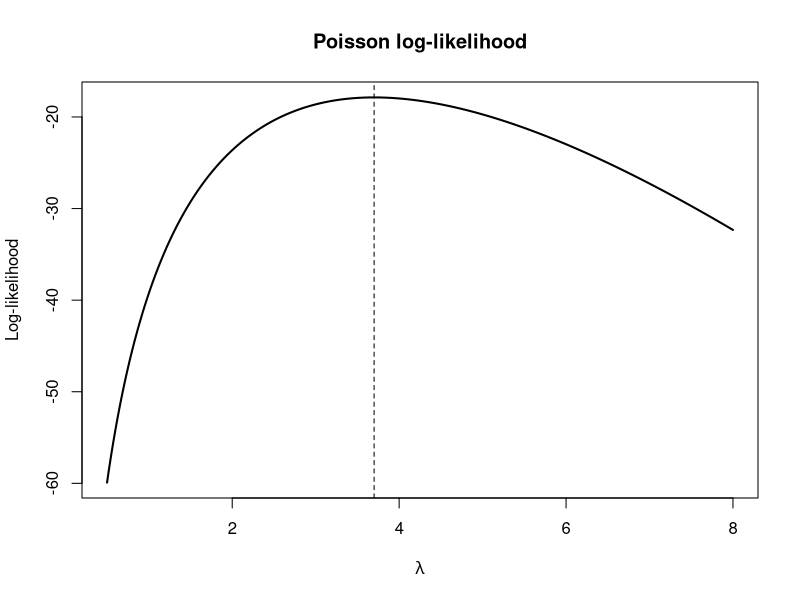
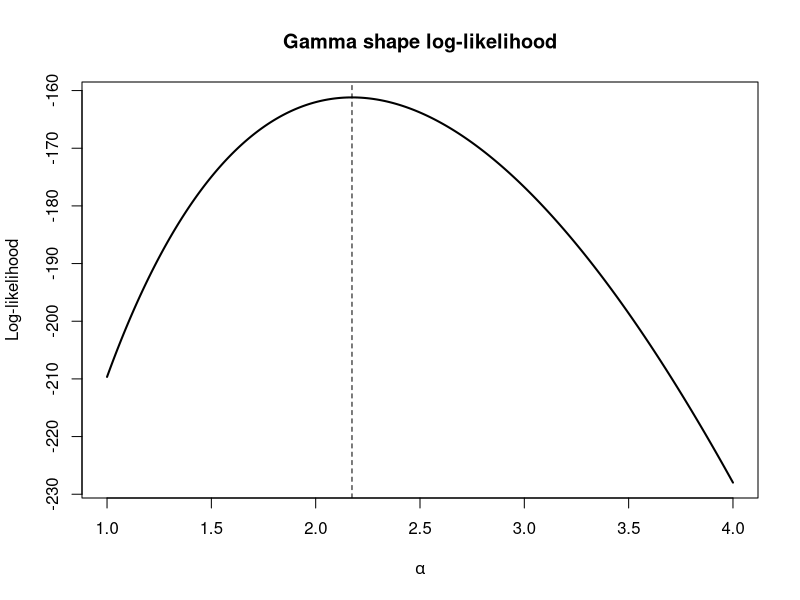

The R script that drew these images, in order:
## ---- chunk 1
knitr::opts_chunk$set(
  echo = TRUE,
  message = FALSE,
  warning = FALSE,
  comment = "",
  collapse = TRUE,
  fig.align = "center",
  fig.width = 6.5,
  fig.height = 4,
  fig.retina = 2
)
## ---- chunk 2
orders <- c(2, 3, 5, 4, 3, 6, 2, 4, 5, 3)
## ---- chunk 3
orders <- c(2, 3, 5, 4, 3, 6, 2, 4, 5, 3)
n <- length(orders)
lambda_hat <- mean(orders)

loglik <- function(lambda) {
  -n * lambda + sum(orders) * log(lambda) -
    sum(lgamma(orders + 1))
}

lambda <- seq(0.5, 8, by = 0.01)
plot(lambda, loglik(lambda), type = "l", lwd = 2,
     xlab = expression(lambda), ylab = "Log-likelihood",
     main = "Poisson log-likelihood")
abline(v = lambda_hat, lty = 2)
lambda_hat
## ---- chunk 4
repair_time <- c(4.148, 1.522, 2.977, 0.842, 2.06, 3.539, 0.143, 1.521,
  4.127, 2.472, 1.076, 4.858, 4.899, 1.629, 1.559, 2.471, 5.056, 2.37,
  1.998, 0.906, 2.527, 0.591, 1.825, 1.583, 3.194, 6.149, 0.687, 5.548,
  0.815, 3.616, 3.64, 2.66, 2.899, 1.571, 8.644, 1.47, 3.249, 1.202,
  3.344, 1.448, 0.309, 2.395, 6.531, 1.78, 2.417, 1.828, 1.82, 1.595,
  4.037, 2.367, 3.369, 1.015, 1.178, 4.3, 1.697, 4.133, 1.402, 1.884,
  6.049, 3.355, 4.37, 0.271, 1.81, 1.755, 1.113, 2.395, 1.501, 2.473,
  0.909, 1.021, 3.19, 3.6, 2.28, 7.34, 2.538, 1.144, 3.795, 3.891,
  7.593, 1.465, 1.958, 1.941, 1.578, 1.271, 1.148, 1.949, 1.901, 4.236,
  3.368, 2.859)
## ---- chunk 5
n <- length(repair_time)
beta <- 0.8

loglik <- function(alpha) {
  n * alpha * log(beta) - n * lgamma(alpha) +
    (alpha - 1) * sum(log(repair_time)) - beta * sum(repair_time)
}

nll <- function(alpha) -loglik(alpha)

optimize(loglik, interval = c(0.1, 10), maximum = TRUE)
optimize(nll, interval = c(0.1, 10))
## ---- chunk 6
alpha <- seq(1, 4, by = 0.01)
plot(alpha, loglik(alpha), type = "l", lwd = 2,
     xlab = expression(alpha), ylab = "Log-likelihood",
     main = "Gamma shape log-likelihood")
abline(v = 2.174, lty = 2)
